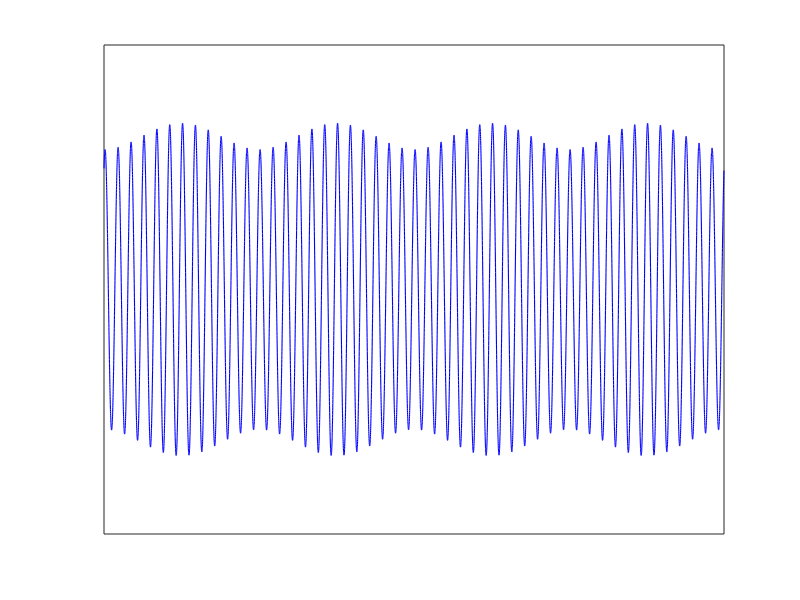
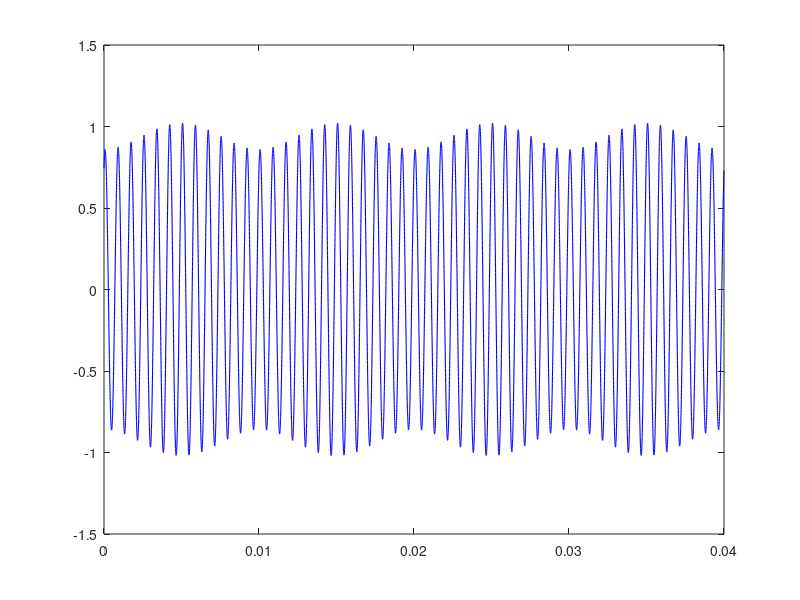

MATLAB code to generate these figures, in order:
clear ;
clc;
tic;
%% Time array
ma = 0.5;
fout = 50; % Hz
fsw = 1200; % Hz
Tstep = (1/fsw)/200; % s
Ts = Tstep; % s
Tfinal =2/fout ; % s
time_array = 0:Tstep:Tfinal-Tstep;
NumberofSteps = numel(time_array);
%Generate switching signals
The_c=0;
phaseA=pi/3+0;
phaseB=pi/3-2*pi/3;
phaseC=pi/3+2*pi/3;
VrefA = ma*cos(2*pi*fout*time_array+phaseA);
VrefB = ma*cos(2*pi*fout*time_array+phaseB);
VrefC = ma*cos(2*pi*fout*time_array+phaseC);
Vtriang = zeros(1, NumberofSteps);
for k = 1:Tfinal*fsw
   Triang_temp = triang(1/(Ts*fsw));
   Vtriang((length(Triang_temp)*(k-1)+1:k/(Tstep*fsw))) = (Triang_temp*2)-1;
end
%%
carrierPhA=0;
carrierPhB=120;
carrierPhC=120;
carA= round(carrierPhA/(fsw*Ts)/360);
if carA==0
    carA=1;
end
carB= round(carrierPhB/(fsw*Ts)/360);
if carB==0
    carB=1;
end
carC= round(carrierPhC/(fsw*Ts)/360);
if carC==0
    carC=1;
end

% VcarrierA=zeros(1,length(Vtriang));
% VcarrierB=zeros(1,length(Vtriang));
% VcarrierC=zeros(1,length(Vtriang));

%%
VcarrierA = [ Vtriang(carA:end), zeros(1,carA-1)];
VcarrierB = [ Vtriang(carB:end), zeros(1,carB-1)];
VcarrierC = [ Vtriang(carC:end), zeros(1,carC-1)];

%%
SA = double(VrefA > VcarrierA);
SB = double(VrefB > VcarrierB);
SC = double(VrefC > VcarrierC);

VphaA = ma*cos(2*pi*fout*time_array+phaseA)/2;
VphaB = ma*cos(2*pi*fout*time_array+phaseB)/2;
VphaC = ma*cos(2*pi*fout*time_array+phaseC)/2;
%%
% plot(time_array,SA-SB)
% ylim([-2 2])
% hold on;
% plot(time_array,VphaA-VphaB)

%%
carrierPhA=carrierPhA*pi/180;
carrierPhB=carrierPhB*pi/180;
carrierPhC=carrierPhC*pi/180;
m=1; % carrier
n=2; % fundamental
mag_fsw=2*m*besselj(0,ma*pi/2)/pi;
Vfsw_A=(2*m*besselj(0,ma*pi/2)/pi)*cos(2*pi*fsw*time_array+carrierPhA);
Vfsw_B=(2*m*besselj(0,ma*pi/2)/pi)*cos(2*pi*fsw*time_array+carrierPhB);
Vfsw_C=(2*m*besselj(0,ma*pi/2)/pi)*cos(2*pi*fsw*time_array+carrierPhC);
%
VfswSL_A=2.*besselj(n,m*ma*pi/2)/(m*pi)*cos(2*pi*(fsw-2*fout)*time_array+carrierPhA-2*phaseA);
VfswSL_B=2.*besselj(n,m*ma*pi/2)/(m*pi)*cos(2*pi*(fsw-2*fout)*time_array+carrierPhB-2*phaseB);
VfswSL_C=2.*besselj(n,m*ma*pi/2)/(m*pi)*cos(2*pi*(fsw-2*fout)*time_array+carrierPhB-2*phaseC);
%
VfswSH_A=2.*besselj(n,m*ma*pi/2)/(m*pi)*cos(2*pi*(fsw+2*fout)*time_array+carrierPhA+2*phaseA);
VfswSH_B=2.*besselj(n,m*ma*pi/2)/(m*pi)*cos(2*pi*(fsw+2*fout)*time_array+carrierPhB+2*phaseB);
VfswSH_C=2.*besselj(n,m*ma*pi/2)/(m*pi)*cos(2*pi*(fsw+2*fout)*time_array+carrierPhB+2*phaseC);

%%
% plot(time_array,SA-SB,'color','k','LineWidth',0.4)
% hold on;
% plot(time_array,VphaA-VphaB,'color','m','LineWidth',2)
% hold on; 
% plot(time_array,Vfsw_A-Vfsw_B,'color','g','LineWidth',0.8);
% hold on;
% plot(time_array,VfswSL_A-VfswSL_B,'color','r','LineWidth',0.8);
% hold on;
% plot(time_array,VfswSH_A-VfswSH_B,'color','b','LineWidth',0.8);
% hold on;
% set(gca,'xtick',[])
% set(gca,'ytick',[])
% ylim([-1.2 1.2])
%%
% figure();
% plot(time_array,SA,'color','k','LineWidth',0.4)
% ylim([-1.2 1.2])
% hold on;
% plot(time_array,VrefA,'color','m','LineWidth',2)
% hold on; 
%%

% figure();
% plot(time_array,VcarrierA,'color','r','LineWidth',0.4)
% ylim([-1.2 1.2])
% hold on;
% plot(time_array,VcarrierB,'color','g','LineWidth',0.4)
% ylim([-1.2 1.2])
% hold on;
% plot(time_array,VcarrierC,'color','b','LineWidth',0.4)
% ylim([-1.2 1.2])
% hold on
% plot(time_array,VrefA,'-','color','r','LineWidth',2)
% hold on; 
% plot(time_array,VrefB,'-','color','g','LineWidth',2)
% hold on; 
% plot(time_array,VrefC,'-','color','b','LineWidth',2)
% hold on; 
% set(gca,'xtick',[])
% set(gca,'ytick',[])
% xlim([7/8/fout 15/8/fout])

%% 
figure();
plot(time_array,Vfsw_A-Vfsw_B+VfswSH_A-VfswSH_B+VfswSL_A-VfswSL_B,'color','b','LineWidth',0.8);
hold on;
set(gca,'xtick',[])
set(gca,'ytick',[])
%% 
figure();
plot(time_array,Vfsw_A-Vfsw_B+VfswSH_A-VfswSH_B,'color','b','LineWidth',0.8);
hold on;


%%
% plot(time_array,SA)
% y=zeros(1,length(SA));
% 
% for j=1:length(SA)
% if SA(j)==1
%     SAp(j)=0;
% else 
%     SAp(j)=1; 
% end
% end
%%
% x2 = [time_array, fliplr(time_array)];
% inBetween = [SA, fliplr(y)];
% inBetween2 = [SAp, fliplr(y)];
% %%
% fill(x2, inBetween, 'r');
% hold on;
% fill(x2, inBetween2, 'k');
% hold on;
% 
% %%
% 
% plot(time_array,VphaA-VphaB,'color','r','LineWidth',2)
% hold on; 
% plot(time_array,Vfsw_A-Vfsw_B+VfswSL_A-VfswSL_B+VfswSH_A-VfswSH_B,'color','b','LineWidth',2);
% hold on;
% 
% set(gca,'xtick',[])
% set(gca,'ytick',[])
% ylim([-1.2 1.2])
